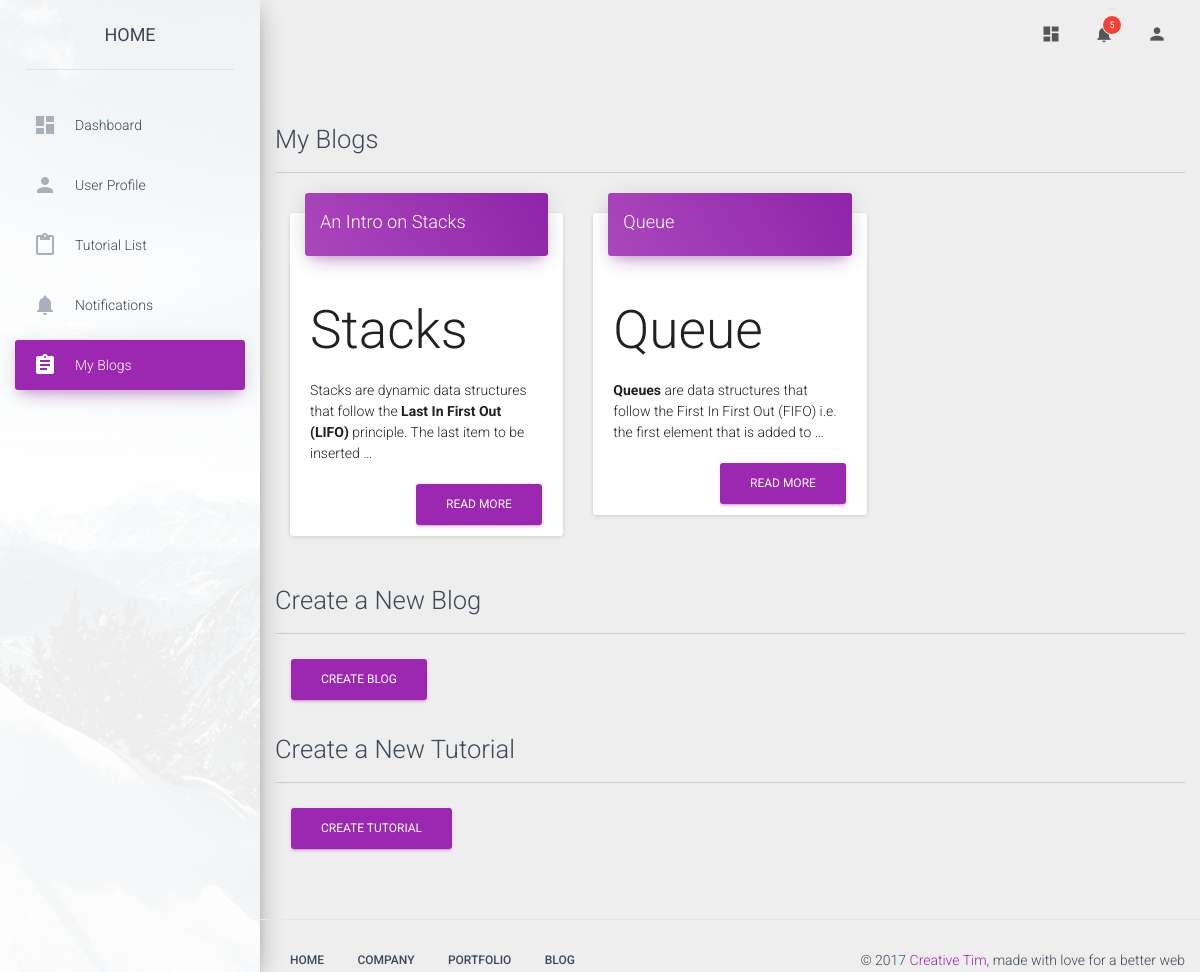
The page /myblogs/ (signed in) on the database its author committed.
### Blogs/models.py (models this page shows, shortened)
class Blog(models.Model):
	title = models.CharField(max_length=100, unique=True)
	slug = models.SlugField(max_length=100, unique=True)
	body = models.TextField()
	isTut = models.BooleanField(default=False)
	created = models.DateTimeField(db_index=True, auto_now_add=True)
	category = models.ManyToManyField(Category)
	updated = models.DateTimeField(db_index=True, auto_now=True)
	author = models.ForeignKey(User, on_delete=models.CASCADE)
	tags = models.ManyToManyField(Tags, blank = True)
	upvotes = models.ManyToManyField(User, related_name='blog_upvotes')
	downvotes = models.ManyToManyField(User, related_name='blog_downvotes')
	total_votes = models.IntegerField(default = 0)

### User/views.py (the view)
# urls.py: url(r'^myblogs/$', views.myblogs, name='myblogs'),
@login_required(login_url="/login/")
def myblogs(request):
	user=request.user
	blogs=user.blog_set.all()
	return render(request,"myblogs.html", { 'blogs': blogs })

### Templates/myblogs.html (shortened to what this page needs)
<!doctype html>
<html lang="en">
<head>
	<link href="../static/bootstrap/css/bootstrap.min.css" rel="stylesheet" />
	<link href="../static/ihover/css/ihover.min.css" rel="stylesheet" />
	<link href="../static/material-dashboard/css/material-dashboard.css" rel="stylesheet"/>
	<link href="../static/material-dashboard/css/dashboard.css" rel="stylesheet" />
	<link href="../static/font-awesome/css/font-awesome.min.css" rel="stylesheet">
</head>
<body>
	<div class="wrapper">
		<div class="sidebar" data-color="purple" data-image="../static/material-dashboard/img/sidebar-1.jpg">
			<div class="logo">
				<a href="#" class="simple-text">
					Home
				</a>
			</div>
			<div class="sidebar-wrapper">
				<ul class="nav">
					<li >
						<a href="{% url 'dashboard'%}">
							<i class="material-icons">dashboard</i>
							<p>Dashboard</p>
						</a>
					</li>
					<li>
						<a href="{% url 'user'%}">
							<i class="material-icons">person</i>
							<p>User Profile</p>
						</a>
					</li>
					<li>
						<a href="{% url 'home'%}">
							<i class="material-icons">content_paste</i>
							<p>Tutorial List</p>
						</a>
					</li>
					<li>
						<a href="{% url 'notifications'%}">
							<i class="material-icons text-gray">notifications</i>
							<p>Notifications</p>
						</a>
					</li>
					<li class="active">
						<a href="{% url 'myblogs'%}">
							<i class="material-icons">assignment</i>
							<p>My Blogs</p>
						</a>
					</li>
				</ul>
			</div>
		</div>
		<div class="main-panel">
			<nav class="navbar navbar-transparent navbar-absolute">
				<div class="container-fluid">
					<div class="collapse navbar-collapse">
						<ul class="nav navbar-nav navbar-right">
							<li>
								<a href="#pablo" class="dropdown-toggle" data-toggle="dropdown">
									<i class="material-icons">dashboard</i>
								</a>
							</li>
							<li class="dropdown">
								<a href="#" class="dropdown-toggle" data-toggle="dropdown">
									<i class="material-icons">notifications</i>
									<span class="notification">5</span>
								</a>
							</li>
							<li>
								<a href="#pablo" class="dropdown-toggle" data-toggle="dropdown">
									<i class="material-icons">person</i>
								</a>
							</li>
						</ul>
					</div>
				</div>
			</nav>
			<div class="content">
				<div class="container-fluid">
					<div class="row">
						<h3>My Blogs</h3>
						<hr/>
					</div>
					<div class="row">
						{% for blog in blogs %}
						<div class="col-sm-4">
							<div class="card">
								<div class="card-header" data-background-color="purple">
									<h4 class="title">{{ blog.title }}</h4>
								</div>
								<div class="card-content">
									<p>{{ blog.body|safe|truncatewords:"20"|linebreaks }}</p>
									<form action="{% url 'blog_detail' blog.id %}"><button class="btn btn-primary pull-right" type="submit" name="button">Read More</button></form>
								</div>
							</div>
						</div>
						{% endfor %}
					</div>
					<div class="row">
						<h3>Create a New Blog</h3>
						<hr/>
					</div>
					<div class="">
						<form action="{% url 'create_blog' %}"><button class="btn btn-primary" type="submit" name="button">Create Blog</button></form>
					</div>
					{% if request.user.is_superuser %}
					<div class="row">
						<h3>Create a New Tutorial</h3>
						<hr/>
					</div>
					<div class="">
						<form action="{% url 'tut_create' %}"><button class="btn btn-primary" type="submit" name="button">Create Tutorial</button></form>
					</div>
					{% endif %}
				</div>
			</div>
			<footer class="footer">
				<div class="container-fluid">
					<nav class="pull-left">
						<ul>
							<li>
								<a href="#">
									Home
								</a>
							</li>
							<li>
								<a href="#">
									Company
								</a>
							</li>
							<li>
								<a href="#">
									Portfolio
								</a>
							</li>
							<li>
								<a href="#">
									Blog
								</a>
							</li>
						</ul>
					</nav>
					<p class="copyright pull-right">
						&copy; <script>document.write(new Date().getFullYear())</script> <a href="http://www.creative-tim.com">Creative Tim</a>, made with love for a better web
					</p>
				</div>
			</footer>
		</div>
	</div>
</body>
</html>

### static/material-dashboard/css/dashboard.css (style rules this page uses)
hr { display: block; height: 1px; border: 0; border-top: 1px solid #ccc; margin: 1em 0; padding: 0; }

### rows shown on the page
Blog: title "An Intro on Stacks", body "Stacks Stacks are dynamic data structures that follow the Last In First Out (LIFO) principle. The last item to be inserted …"
Blog: title "Queue", body "Queue Queues are data structures that follow the First In First Out (FIFO) i.e. the first element that is added to …"
